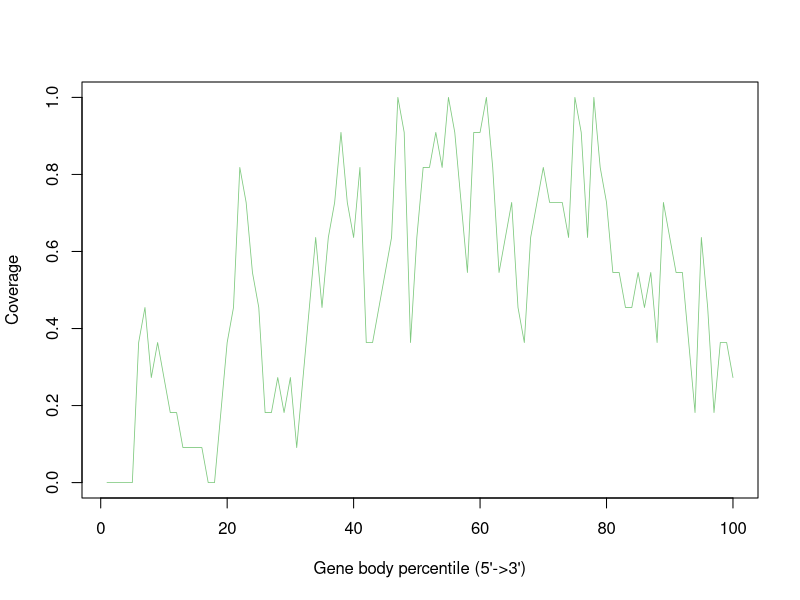

The R script that drew this image:
GSM4486055_Aligned.sortedByCoord_sorted.out <- c(0.0,0.0,0.0,0.0,0.0,0.36363636363636365,0.45454545454545453,0.2727272727272727,0.36363636363636365,0.2727272727272727,0.18181818181818182,0.18181818181818182,0.09090909090909091,0.09090909090909091,0.09090909090909091,0.09090909090909091,0.0,0.0,0.18181818181818182,0.36363636363636365,0.45454545454545453,0.8181818181818182,0.7272727272727273,0.5454545454545454,0.45454545454545453,0.18181818181818182,0.18181818181818182,0.2727272727272727,0.18181818181818182,0.2727272727272727,0.09090909090909091,0.2727272727272727,0.45454545454545453,0.6363636363636364,0.45454545454545453,0.6363636363636364,0.7272727272727273,0.9090909090909091,0.7272727272727273,0.6363636363636364,0.8181818181818182,0.36363636363636365,0.36363636363636365,0.45454545454545453,0.5454545454545454,0.6363636363636364,1.0,0.9090909090909091,0.36363636363636365,0.6363636363636364,0.8181818181818182,0.8181818181818182,0.9090909090909091,0.8181818181818182,1.0,0.9090909090909091,0.7272727272727273,0.5454545454545454,0.9090909090909091,0.9090909090909091,1.0,0.8181818181818182,0.5454545454545454,0.6363636363636364,0.7272727272727273,0.45454545454545453,0.36363636363636365,0.6363636363636364,0.7272727272727273,0.8181818181818182,0.7272727272727273,0.7272727272727273,0.7272727272727273,0.6363636363636364,1.0,0.9090909090909091,0.6363636363636364,1.0,0.8181818181818182,0.7272727272727273,0.5454545454545454,0.5454545454545454,0.45454545454545453,0.45454545454545453,0.5454545454545454,0.45454545454545453,0.5454545454545454,0.36363636363636365,0.7272727272727273,0.6363636363636364,0.5454545454545454,0.5454545454545454,0.36363636363636365,0.18181818181818182,0.6363636363636364,0.45454545454545453,0.18181818181818182,0.36363636363636365,0.36363636363636365,0.2727272727272727)


pdf("GSM4486055.geneBodyCoverage.curves.pdf")
x=1:100
icolor = colorRampPalette(c("#7fc97f","#beaed4","#fdc086","#ffff99","#386cb0","#f0027f"))(1)
plot(x,GSM4486055_Aligned.sortedByCoord_sorted.out,type='l',xlab="Gene body percentile (5'->3')", ylab="Coverage",lwd=0.8,col=icolor[1])
dev.off()
